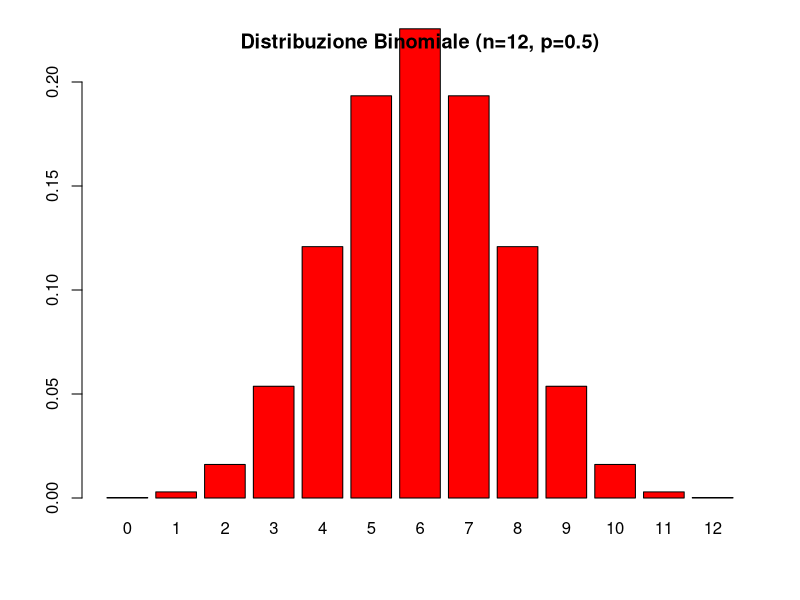
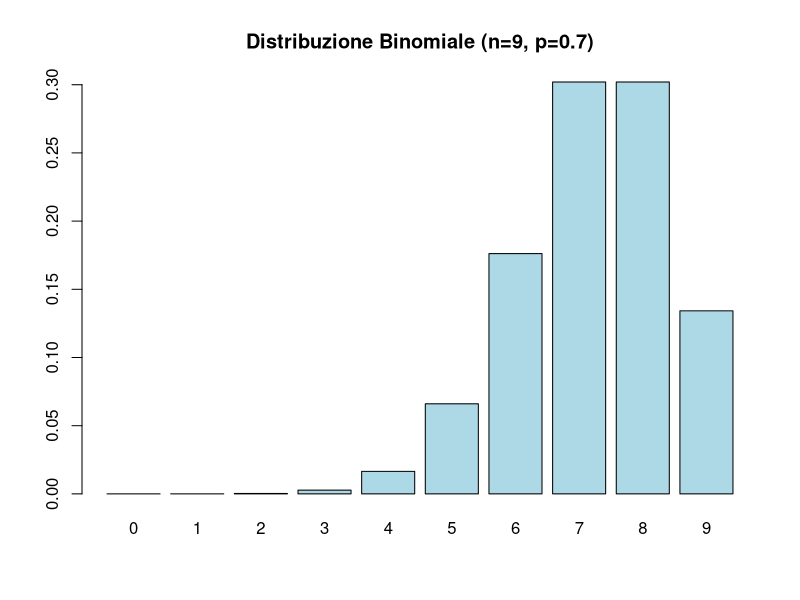
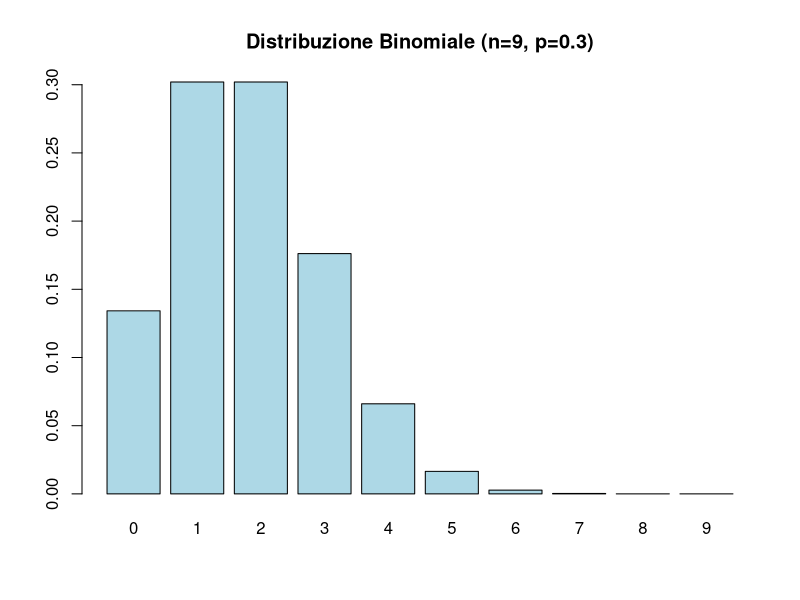
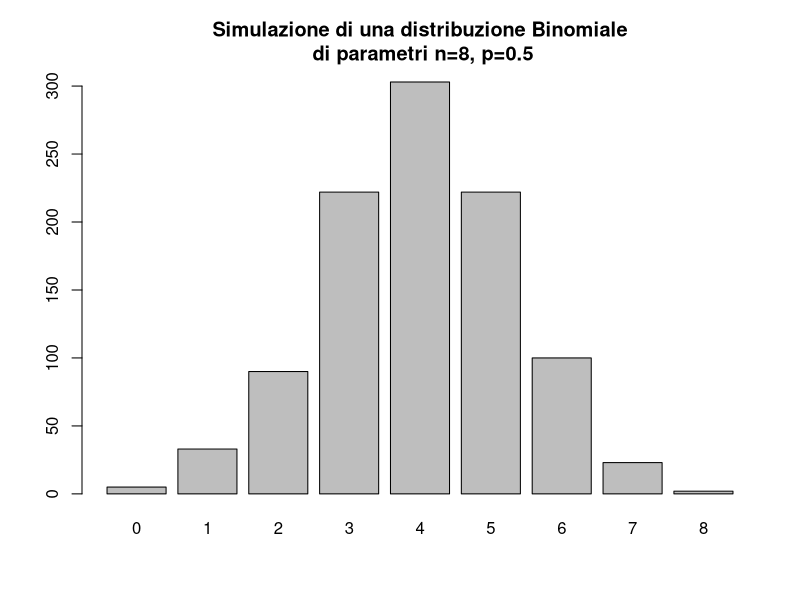

The R script that drew these images, in order:
## ---- chunk 1
knitr::opts_chunk$set(echo = TRUE)
## ---- chunk 2
n <- 5
p <- 0.5
x <- 0:n
dbinom(x, n, p)
## ---- chunk 3
x <- 0:12
prob <- dbinom(x, 12, 0.5)
barplot(
  prob,
  col = "red",
  ylim = c(0,.2),
  names.arg=x,
  main="Distribuzione Binomiale (n=12, p=0.5)"
)
## ---- chunk 4
n <- 9
p <- .8 
x <- 0:n
prob <- dbinom(x, n, p)
barplot(
  prob,
  names.arg = x,
  main="Distribuzione Binomiale (n=9, p=0.7)",
  col="lightblue"
)
## ---- chunk 5
n <- 9
p <- .2 
x <- 0:n
prob <- dbinom(x, n, p)
barplot(
  prob,
  names.arg = x,
  main="Distribuzione Binomiale (n=9, p=0.3)",
  col="lightblue"
)
## ---- chunk 6
pbinom(2, 5, 0.5)
## ---- chunk 7
sum(dbinom(0:2, 5, 0.5))
## ---- chunk 8
# P(3<= X <= 5) = P(X=3) + P(X=4) + P(X=5) in a Bin(n=9,p=0.6) dist
sum(dbinom(c(3,4,5), 9, 0.6))
## ---- chunk 9
n <- 10
p <- 0.4
x <- 0:n
prob = dbinom(x, n, p) 
cdf = pbinom(x, n, p) 
dist_table = cbind(x, prob, cdf)
dist_table
## ---- chunk 10
x_val <- names(table(rbinom(1000, 8, .5)))
barplot(
  as.vector(table(rbinom(1000, 8, 0.5))), names.arg = x_val,
  main="Simulazione di una distribuzione Binomiale\n di parametri n=8, p=0.5"
)
## ---- chunk 11
n <-  10
p <- 0.60 
x <- 6
dbinom(x, n, p)
## ---- chunk 12
1 - dbinom(0, 6, 1/4)
## ---- chunk 13
1 - pbinom(5, 8, 0.5)
## ---- chunk 14
dbinom(6, 10, .6)
## ---- chunk 15
pbinom(8, 10, .6)
## ---- chunk 16
12 * 8/30
## ---- chunk 17
sqrt(12 * 8/30 * (1 - 8/30))
